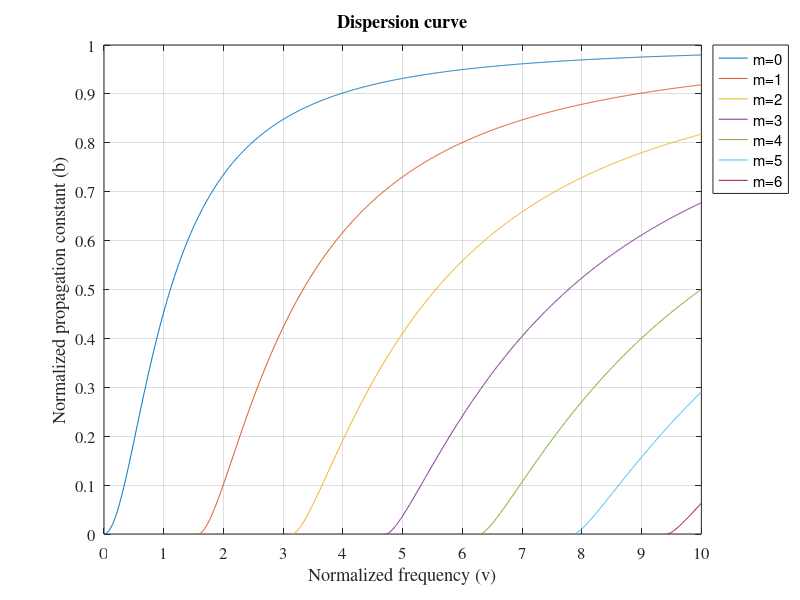
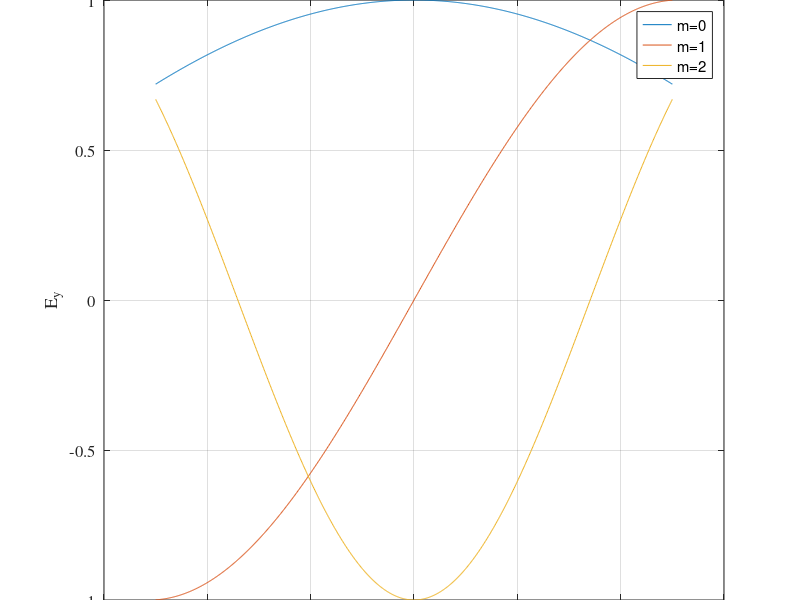

Write MATLAB code to recreate these figures, in order.
clear all; close all; clc;

%Draw dispersion curves for the TE mode
v = 0:0.01:10; % Normalized frequency grid
b0 = [0 1]; % Initial interval for

for m = 0:6 % Mode number
    for n = 1:length(v); 
        if v(n) > m*pi/2
        Fun = @(x) v(n).*sqrt(1-x) - m*pi/2 - atan(sqrt(x/(1-x)));  % Find root of f(m,v,b)=0
        b(m+1,n) = fzero(Fun,b0);   % Find b for f(m,v,b)=0
        else
        b(m+1,n) = NaN;
        end
    end
end

% Plot dispersion curves
figure('position', [200 200 600 350]);
plot(v,b)
hold on; grid on; box on;
ylim([0 1])
xlim([0 10])
xticks([0:1:10])
yticks([0:0.1:1])
xlabel('Normalized frequency (v)')
ylabel('Normalized propagation constant (b)')
legend('m=0','m=1','m=2',...
'm=3','m=4','m=5','m=6','Location','bestoutside')
title('Dispersion curve')
set(gca,'FontSize',12,'FontName','Times')


%Draw representative electric field distributions
a = 100; % Core size, micrometer
A = 1; % Amplitude
n1 = 1.444; % Core refractive index
n0 = 1.440; % Cladding refractive index
lambda = 1.55; % Wavelength, micrometer
k0 = 2*pi/lambda; % Wavenumber, rad/micrometer
x = -50:0.1:50; % Spatial grid, x, micrometer

for m = 0:1:2; % Mode number
    vn = k0*a*sqrt(n1^2 - n0^2);     % The normalized frequency v is determined.
    Fun = @(x) vn.*sqrt(1-x) - m*pi/2 - atan(sqrt(x/(1-x)));    %Dispersion equation
    bn = fzero(Fun,b0);   % Find the normalized propagation constant b form the dispersion eq.
    ne = sqrt(bn*(n1^2 - n0^2) + n0^2);
    beta = ne*k0;
    K = sqrt(k0^2 * n1^2 - beta^2);  % The parameters 𝜅, 𝜎, and 𝜙 are determined.
    sigma = sqrt(beta^2 - k0^2 * n0^2);
    phi = m*pi/2;
% Calculate electric field distribution Ey(x)
    for n = 1:length(x)
        if x(n) > a
            Ey(m+1,n) = A*cos(K*a - phi) * exp(-sigma*(x(n)-a));
        elseif x(n) < -a
            Ey(m+1,n) = A*cos(K*a + phi) * exp(sigma*(x(n)+a));
        else
            Ey(m+1,n) = A*cos(K*x(n) - phi);
        end
    end
end

% Plot electric field distribution
figure('position', [800 200 500 350]);
plot(x,Ey)
hold on; grid on; box on;
% ylim([-1.2 1.2])
% xticks([-50:25:50])
xlabel('x [Mu]')
ylabel('E_y')
legend('m=0','m=1','m=2')
title("Electric field distribution | a = "+ a)
set(gca,'FontSize',12,'FontName','Times')